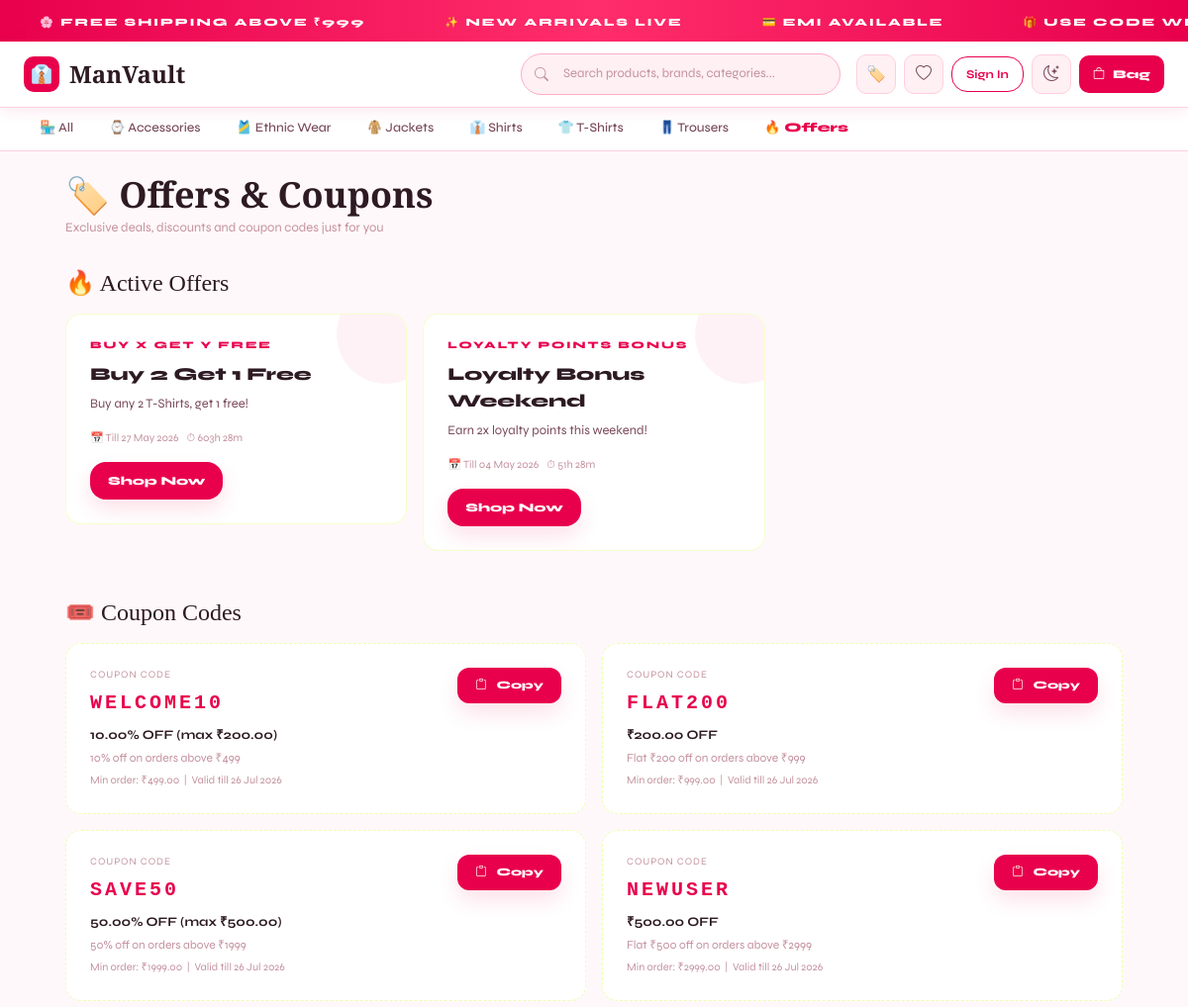
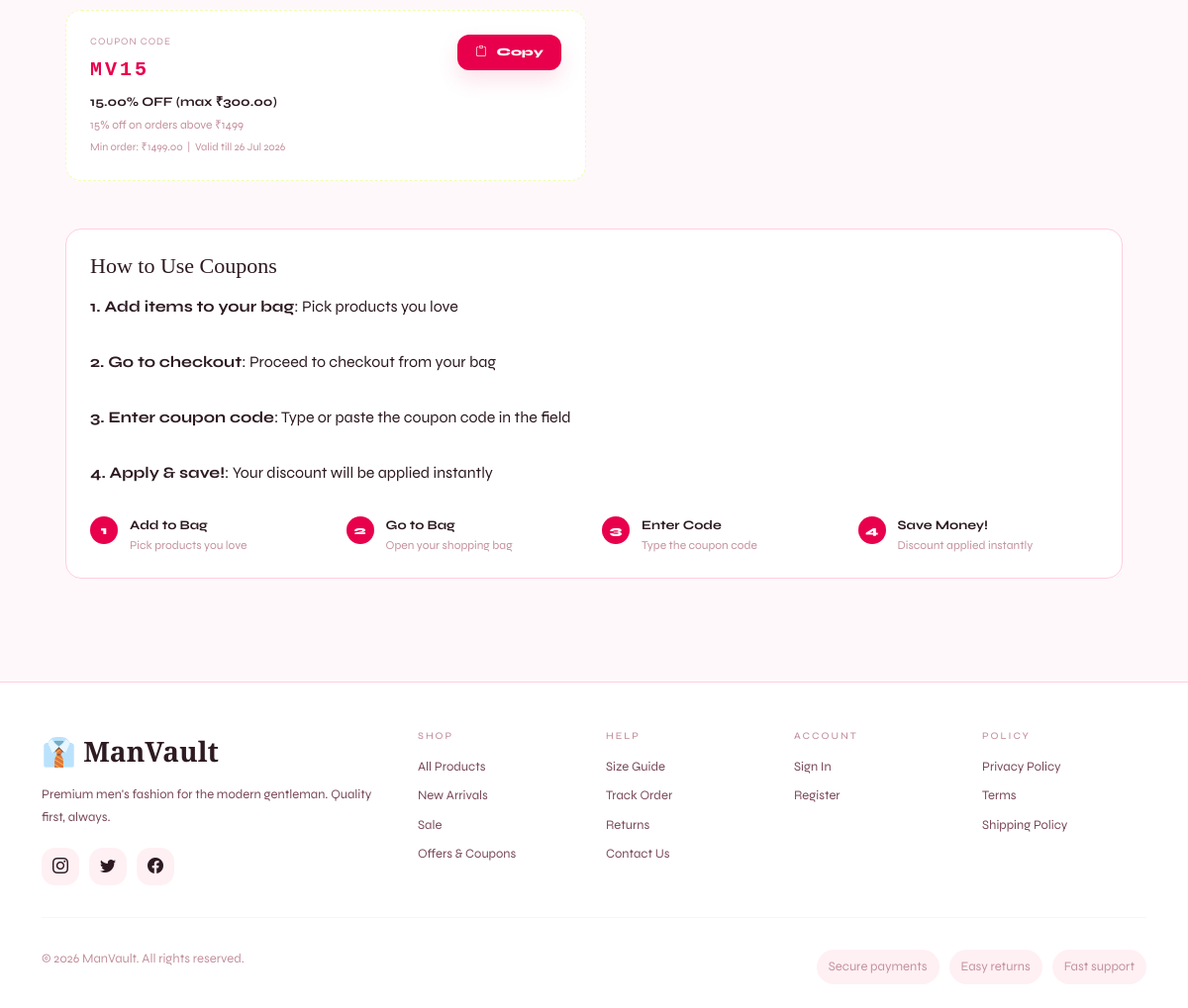
Screenshot of /offers/ with the database file from the repository (2 pictures, top to bottom).
### store/models.py (models this page shows, shortened)
class Category(models.Model):
    name = models.CharField(max_length=100)
    slug = models.SlugField(unique=True)
    description = models.TextField(blank=True)
    image = models.ImageField(upload_to='categories/', blank=True, null=True)
    icon = models.CharField(max_length=10, default='👕')
    is_active = models.BooleanField(default=True)
    created_at = models.DateTimeField(auto_now_add=True)
    class Meta:
        verbose_name_plural = 'Categories'
        ordering = ['name']

class SpecialOffer(models.Model):
    OFFER_TYPES = [
        ('bxgy','Buy X Get Y Free'),
        ('bundle','Bundle Discount'),
        ('flash','Flash Sale'),
        ('loyalty','Loyalty Points Bonus'),
        ('seasonal','Seasonal Offer'),
    ]
    name = models.CharField(max_length=200)
    offer_type = models.CharField(max_length=20, choices=OFFER_TYPES)
    description = models.TextField()
    discount_percent = models.DecimalField(max_digits=5, decimal_places=2, default=0)
    discount_flat = models.DecimalField(max_digits=8, decimal_places=2, default=0)
    buy_quantity = models.PositiveIntegerField(default=1, help_text="For BxGy: buy X")
    get_quantity = models.PositiveIntegerField(default=1, help_text="For BxGy: get Y free")
    applicable_products = models.ManyToManyField(Product, blank=True)
    applicable_categories = models.ManyToManyField(Category, blank=True)
    loyalty_points_multiplier = models.DecimalField(max_digits=4, decimal_places=1, default=1)
    valid_from = models.DateTimeField()
    valid_to = models.DateTimeField()
    is_active = models.BooleanField(default=True)
    banner_image = models.ImageField(upload_to='offers/', blank=True, null=True)
    created_at = models.DateTimeField(auto_now_add=True)
    @property
    def time_remaining(self):
        if timezone.now() < self.valid_to:
            delta = self.valid_to - timezone.now()
            h, rem = divmod(int(delta.total_seconds()), 3600)
            m = rem // 60
            return f"{h}h {m}m"
        return "Expired"

class Coupon(models.Model):
    DISCOUNT_TYPES = [('flat','Flat ₹'),('percent','Percent %')]
    code = models.CharField(max_length=20, unique=True)
    description = models.CharField(max_length=200, blank=True)
    discount_type = models.CharField(max_length=10, choices=DISCOUNT_TYPES, default='flat')
    value = models.DecimalField(max_digits=8, decimal_places=2)
    min_order = models.DecimalField(max_digits=8, decimal_places=2, default=0)
    max_discount = models.DecimalField(max_digits=8, decimal_places=2, null=True, blank=True, help_text="Max discount cap for percent type")
    max_uses = models.PositiveIntegerField(default=100)
    max_uses_per_user = models.PositiveIntegerField(default=1)
    used_count = models.PositiveIntegerField(default=0)
    is_active = models.BooleanField(default=True)
    valid_from = models.DateTimeField()
    valid_to = models.DateTimeField()
    applicable_categories = models.ManyToManyField(Category, blank=True)
    applicable_products = models.ManyToManyField(Product, blank=True)
    first_order_only = models.BooleanField(default=False)
    created_at = models.DateTimeField(auto_now_add=True)

### store/views.py (the view)
# urls.py: path('offers/', views.offers_page, name='offers'),
def offers_page(request):
    now = timezone.now()
    offers = SpecialOffer.objects.filter(is_active=True, valid_from__lte=now, valid_to__gte=now)
    coupons = Coupon.objects.filter(is_active=True, valid_from__lte=now, valid_to__gte=now)
    steps_desc = "1. Add items to your bag,Pick products you love|2. Go to checkout,Proceed to checkout from your bag|3. Enter coupon code,Type or paste the coupon code in the field|4. Apply & save!,Your discount will be applied instantly"
    steps_list = [item.split(",") for item in steps_desc.split("|")]
    return render(request, 'store/offers.html', {'offers': offers, 'coupons': coupons, 'steps_list': steps_list})

### store/context_processors.py (called while the page is built)
def cart_processor(request):
    cart_count = 0
    try:
        if request.user.is_authenticated:
            cart = Cart.objects.filter(user=request.user).first()
        else:
            sk = request.session.session_key
            cart = Cart.objects.filter(session_key=sk, user=None).first() if sk else None
        if cart: cart_count = cart.item_count
    except: pass
    return {'cart_count': cart_count}

def wishlist_processor(request):
    wishlist_count = 0
    try:
        if request.user.is_authenticated:
            wl = Wishlist.objects.filter(user=request.user).first()
            if wl: wishlist_count = wl.products.count()
    except: pass
    return {'wishlist_count': wishlist_count}

def common_processor(request):
    cats_for_nav = []
    notif_count = 0
    try:
        cats_for_nav = Category.objects.filter(is_active=True)[:8]
        if request.user.is_authenticated:
            notif_count = request.user.notifications.filter(is_read=False).count()
    except: pass
    return {'cats_for_nav': cats_for_nav, 'notif_count': notif_count}

### templates/store/offers.html (shortened to what this page needs)
{% extends 'base.html' %}{% block title %}Offers & Coupons — ManVault{% endblock %}
{% block content %}
<div class="container py-4">
  <h1 class="section-title mb-1">🏷️ Offers & Coupons</h1>
  <p style="color:var(--tx3);font-size:13px;margin-bottom:32px">Exclusive deals, discounts and coupon codes just for you</p>
  {% if offers %}
  <h2 style="font-family:'Cormorant Garamond',serif;font-size:24px;margin-bottom:16px">🔥 Active Offers</h2>
  <div class="row g-3 mb-5">
    {% for offer in offers %}
    <div class="col-md-6 col-lg-4">
      <div class="mv-card p-4" style="border-color:rgba(200,255,0,.2);position:relative;overflow:hidden">
        <div style="position:absolute;top:-30px;right:-30px;width:100px;height:100px;background:var(--acc);opacity:.05;border-radius:50%"></div>
        <div style="font-size:10px;font-weight:800;color:var(--acc);letter-spacing:2px;text-transform:uppercase;margin-bottom:8px">{{ offer.get_offer_type_display }}</div>
        <div style="font-size:18px;font-weight:800;margin-bottom:6px">{{ offer.name }}</div>
        <div style="font-size:13px;color:var(--tx2);line-height:1.6;margin-bottom:16px">{{ offer.description }}</div>
        <div style="display:flex;gap:8px;margin-top:12px;font-size:11px;color:var(--tx3)">
          <span>📅 Till {{ offer.valid_to|date:"d M Y" }}</span>
          <span>⏱ {{ offer.time_remaining }}</span>
        </div>
        <a href="{% url 'store:shop' %}" class="mv-btn mt-3" style="font-size:12px;padding:10px 18px">Shop Now</a>
      </div>
    </div>
    {% endfor %}
  </div>
  {% endif %}
  {% if coupons %}
  <h2 style="font-family:'Cormorant Garamond',serif;font-size:24px;margin-bottom:16px">🎟️ Coupon Codes</h2>
  <div class="row g-3">
    {% for coupon in coupons %}
    <div class="col-md-6">
      <div class="mv-card p-4" style="border-style:dashed;border-color:rgba(200,255,0,.3)">
        <div class="d-flex justify-content-between align-items-start">
          <div style="flex:1">
            <div style="font-size:10px;color:var(--tx3);letter-spacing:1px;text-transform:uppercase;margin-bottom:6px">Coupon Code</div>
            <div style="font-size:20px;font-weight:800;color:var(--acc);letter-spacing:3px;font-family:monospace;margin-bottom:8px" id="code-{{ coupon.id }}">{{ coupon.code }}</div>
            <div style="font-size:13px;font-weight:700;margin-bottom:4px">
              {% if coupon.discount_type == 'flat' %}₹{{ coupon.value }} OFF{% else %}{{ coupon.value }}% OFF{% endif %}
              {% if coupon.max_discount %} (max ₹{{ coupon.max_discount }}){% endif %}
            </div>
            {% if coupon.description %}<div style="font-size:12px;color:var(--tx3);margin-bottom:6px">{{ coupon.description }}</div>{% endif %}
            <div style="font-size:11px;color:var(--tx3)">
              Min order: ₹{{ coupon.min_order }} &nbsp;|&nbsp; Valid till {{ coupon.valid_to|date:"d M Y" }}
            </div>
          </div>
          <button onclick="copyCoupon('{{ coupon.code }}', this)" class="mv-btn mv-btn-sm" style="flex-shrink:0;margin-left:16px;font-size:11px">
            <i class="bi bi-clipboard"></i> Copy
          </button>
        </div>
      </div>
    </div>
    {% endfor %}
  </div>
  {% endif %}
  <div class="mv-card p-4 mt-5">
    <h3 style="font-family:'Cormorant Garamond',serif;font-size:22px;margin-bottom:16px">How to Use Coupons</h3>
    <div class="row g-3">
      {% for step, desc in steps_list %}
          <p><strong>{{ step }}</strong>: {{ desc }}</p>
      {% endfor %}
      <div class="col-md-3"><div style="display:flex;gap:12px;align-items:flex-start"><div style="width:28px;height:28px;background:var(--acc);border-radius:50%;display:flex;align-items:center;justify-content:center;font-size:12px;font-weight:800;color:var(--acctx);flex-shrink:0">1</div><div><div style="font-size:13px;font-weight:700">Add to Bag</div><div style="font-size:12px;color:var(--tx3)">Pick products you love</div></div></div></div>
      <div class="col-md-3"><div style="display:flex;gap:12px;align-items:flex-start"><div style="width:28px;height:28px;background:var(--acc);border-radius:50%;display:flex;align-items:center;justify-content:center;font-size:12px;font-weight:800;color:var(--acctx);flex-shrink:0">2</div><div><div style="font-size:13px;font-weight:700">Go to Bag</div><div style="font-size:12px;color:var(--tx3)">Open your shopping bag</div></div></div></div>
      <div class="col-md-3"><div style="display:flex;gap:12px;align-items:flex-start"><div style="width:28px;height:28px;background:var(--acc);border-radius:50%;display:flex;align-items:center;justify-content:center;font-size:12px;font-weight:800;color:var(--acctx);flex-shrink:0">3</div><div><div style="font-size:13px;font-weight:700">Enter Code</div><div style="font-size:12px;color:var(--tx3)">Type the coupon code</div></div></div></div>
      <div class="col-md-3"><div style="display:flex;gap:12px;align-items:flex-start"><div style="width:28px;height:28px;background:var(--acc);border-radius:50%;display:flex;align-items:center;justify-content:center;font-size:12px;font-weight:800;color:var(--acctx);flex-shrink:0">4</div><div><div style="font-size:13px;font-weight:700">Save Money!</div><div style="font-size:12px;color:var(--tx3)">Discount applied instantly</div></div></div></div>
    </div>
  </div>
</div>
{% endblock %}

### templates/base.html (shortened to what this page needs)
<!DOCTYPE html>
<html lang="en">
<head>
<link href="https://cdn.jsdelivr.net/npm/bootstrap@5.3.0/dist/css/bootstrap.min.css" rel="stylesheet"/>
<link href="https://cdn.jsdelivr.net/npm/bootstrap-icons@1.11.0/font/bootstrap-icons.css" rel="stylesheet"/>
</head>
<body>
<div class="ticker">
  <div class="ticker-inner">
    {% for _ in "12345678" %}
    <span class="ticker-item">🌸 FREE SHIPPING ABOVE ₹999</span>
    <span class="ticker-item">✨ NEW ARRIVALS LIVE</span>
    <span class="ticker-item">💳 EMI AVAILABLE</span>
    <span class="ticker-item">🎁 USE CODE WELCOME10 — 10% OFF</span>
    {% endfor %}
  </div>
</div>
<nav class="mv-navbar">
  <div class="container-fluid d-flex flex-wrap align-items-center gap-3">
    <div class="d-flex align-items-center gap-3 flex-grow-1">
      <a href="{% url 'store:home' %}" class="mv-logo">
        <div class="mv-logo-icon">👔</div> ManVault
      </a>
    </div>
    <div class="nav-search d-none d-md-flex flex-grow-1">
      <form action="{% url 'store:shop' %}" method="GET" class="w-100">
        <i class="bi bi-search si"></i>
        <input type="text" name="q" placeholder="Search products, brands, categories..." value="{{ request.GET.q }}">
      </form>
    </div>
    <div class="nav-actions d-none d-md-flex align-items-center gap-2 ms-auto">
      <a href="{% url 'store:offers' %}" class="icon-btn" title="Offers & Coupons">🏷️</a>
      <a href="{% url 'store:wishlist' %}" class="icon-btn" title="Wishlist">
        <i class="bi bi-heart"></i>
      </a>
      {% if user.is_authenticated %}
        <a href="{% url 'notifications:list' %}" class="icon-btn" title="Notifications">
          <i class="bi bi-bell"></i>
          {% if notif_count %}<span class="icon-badge">{{ notif_count }}</span>{% endif %}
        </a>
        {% if user.is_staff %}
          <a href="{% url 'dashboard:home' %}" class="icon-btn" title="Admin Dashboard">
            <i class="bi bi-speedometer2"></i>
          </a>
        {% endif %}
        <div class="dropdown">
          <div class="icon-btn" data-bs-toggle="dropdown" style="cursor:pointer" aria-expanded="false">
            <i class="bi bi-person"></i>
          </div>
          <ul class="dropdown-menu dropdown-menu-end">
            <li style="padding:10px 16px;border-bottom:1px solid var(--brd2);margin-bottom:4px">
              <div style="font-weight:700;font-size:13px;color:var(--tx)">{{ user.full_name }}</div>
              <div style="font-size:11px;color:var(--tx3)">{{ user.email }}</div>
              <div style="font-size:10px;color:var(--acc);margin-top:3px;font-weight:700">⭐ {{ user.loyalty_points }} pts</div>
            </li>
            <li><a href="{% url 'accounts:profile' %}" class="dropdown-item">👤 Profile</a></li>
            <li><a href="{% url 'orders:order_list' %}" class="dropdown-item">📦 My Orders</a></li>
            <li><a href="{% url 'accounts:logout' %}" class="dropdown-item" style="color:#DC2626!important">🚪 Sign Out</a></li>
          </ul>
        </div>
      {% else %}
        <a href="{% url 'accounts:login' %}" class="mv-btn-outline" style="padding:8px 14px;font-size:12px">Sign In</a>
      {% endif %}
      <button class="icon-btn" onclick="toggleTheme()" title="Toggle dark mode" aria-label="Toggle dark mode">
        <i class="bi bi-moon-stars"></i>
      </button>
      <a href="{% url 'store:cart' %}" class="cart-btn">
        <i class="bi bi-bag"></i> Bag
      </a>
    </div>
  </div>
</nav>
<div class="cat-nav flex-wrap">
  <a href="{% url 'store:shop' %}" {% if request.path == '/shop/' %}class="active"{% endif %}>🏪 All</a>
  {% for cat in cats_for_nav %}
  <a href="{% url 'store:category' cat.slug %}">{{ cat.icon }} {{ cat.name }}</a>
  {% endfor %}
  <a href="{% url 'store:offers' %}" style="color:var(--acc);font-weight:800">🔥 Offers</a>
</div>
<main class="container px-3 px-md-4">
{% block content %}{% endblock %}
</main>
<footer class="mv-footer">
  <div class="container">
    <div class="row g-4">
      <div class="col-lg-4">
        <div class="footer-logo mb-2">👔 ManVault</div>
        <p class="footer-text">Premium men's fashion for the modern gentleman. Quality first, always.</p>
        <div class="footer-socials">
          <a href="#" class="footer-social-btn"><i class="bi bi-instagram"></i></a>
          <a href="#" class="footer-social-btn"><i class="bi bi-twitter"></i></a>
          <a href="#" class="footer-social-btn"><i class="bi bi-facebook"></i></a>
        </div>
      </div>
      <div class="col-sm-4 col-lg-2 footer-links">
        <h6>Shop</h6>
        <a href="{% url 'store:shop' %}">All Products</a>
        <a href="{% url 'store:shop' %}?badge=new">New Arrivals</a>
        <a href="{% url 'store:shop' %}?badge=sale">Sale</a>
        <a href="{% url 'store:offers' %}">Offers & Coupons</a>
      </div>
      <div class="col-sm-4 col-lg-2 footer-links">
        <h6>Help</h6>
        <a href="#">Size Guide</a>
        <a href="#">Track Order</a>
        <a href="#">Returns</a>
        <a href="#">Contact Us</a>
      </div>
      <div class="col-sm-4 col-lg-2 footer-links">
        <h6>Account</h6>
        {% if user.is_authenticated %}
        <a href="{% url 'accounts:profile' %}">My Profile</a>
        <a href="{% url 'orders:order_list' %}">My Orders</a>
        <a href="{% url 'store:wishlist' %}">Wishlist</a>
        {% else %}
        <a href="{% url 'accounts:login' %}">Sign In</a>
        <a href="{% url 'accounts:register' %}">Register</a>
        {% endif %}
      </div>
      <div class="col-lg-2 footer-links">
        <h6>Policy</h6>
        <a href="#">Privacy Policy</a>
        <a href="#">Terms</a>
        <a href="#">Shipping Policy</a>
      </div>
    </div>
    <hr style="border-color:var(--brd2);margin:32px 0 20px">
    <div class="footer-bottom">
      <p>© {% now 'Y' %} ManVault. All rights reserved.</p>
      <div class="footer-cert">
        <span>Secure payments</span>
        <span>Easy returns</span>
        <span>Fast support</span>
      </div>
    </div>
  </div>
</footer>
</body>
</html>

### rows the page displays
Category: icon "⌚", name "Accessories"
Category: icon "🎽", name "Ethnic Wear"
Category: icon "🧥", name "Jackets"
Category: icon "👔", name "Shirts"
Category: icon "👕", name "T-Shirts"
Category: icon "👖", name "Trousers"
SpecialOffer: offer_type "BUY X GET Y FREE", name "Buy 2 Get 1 Free", description "Buy any 2 T-Shirts, get 1 free!", valid_to "27 May 2026", time_remaining "603h 28m"
SpecialOffer: offer_type "LOYALTY POINTS BONUS", name "Loyalty Bonus Weekend", description "Earn 2x loyalty points this weekend!", valid_to "04 May 2026", time_remaining "51h 28m"
Coupon: code "WELCOME10", value "10.00", max_discount "200.00", description "10% off on orders above ₹499", min_order "499.00", valid_to "26 Jul 2026"
Coupon: code "FLAT200", value "200.00", description "Flat ₹200 off on orders above ₹999", min_order "999.00", valid_to "26 Jul 2026"
Coupon: code "SAVE50", value "50.00", max_discount "500.00", description "50% off on orders above ₹1999", min_order "1999.00", valid_to "26 Jul 2026"
Coupon: code "NEWUSER", value "500.00", description "Flat ₹500 off on orders above ₹2999", min_order "2999.00", valid_to "26 Jul 2026"
Coupon: code "MV15", value "15.00", max_discount "300.00", description "15% off on orders above ₹1499", min_order "1499.00", valid_to "26 Jul 2026"

### other values shown
{{ step }} "1. Add items to your bag" "2. Go to checkout" "3. Enter coupon code" "4. Apply & save!"
{{ desc }} "Pick products you love" "Proceed to checkout from your bag" "Type or paste the coupon code in the field" "Your discount will be applied instantly"
